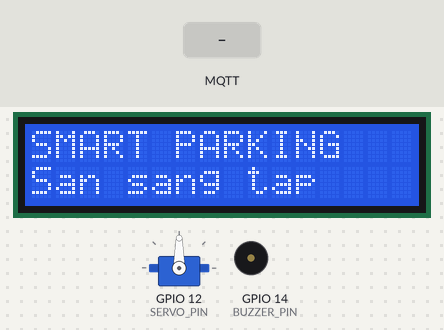
The sketch below on a simulated ESP8266 (NodeMCU). Shown: 16×2 character LCD, servo, buzzer (waves = sounding, pin HIGH). The inputs (shaded band) are chosen by the test bench. WiFi joins after 1.5 s; servers stay silent unless stated; no MQTT or app messages arrive unless stated; what the sketch prints to the serial monitor is not drawn.

Above: at 2.8 s.
2.9 s: MQTT message "1" arrives on the third subscribed topic
At 4.2 s:
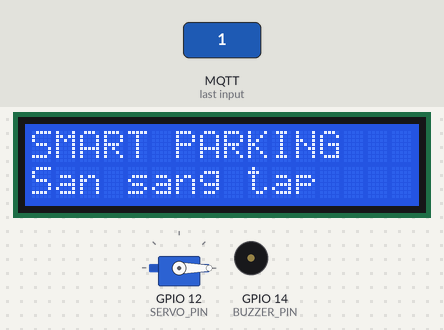
5.9 s: MQTT message "1" arrives on the second subscribed topic
At 6.5 s:
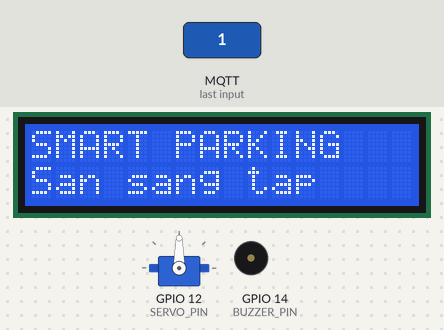
7.5 s: MQTT message "1" arrives on the first subscribed topic
At 7.8 s:
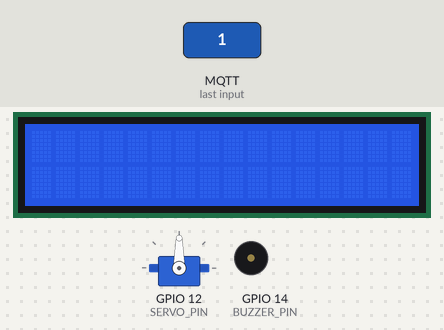
9.0 s: MQTT message "0" arrives on the second subscribed topic
At 10.1 s:
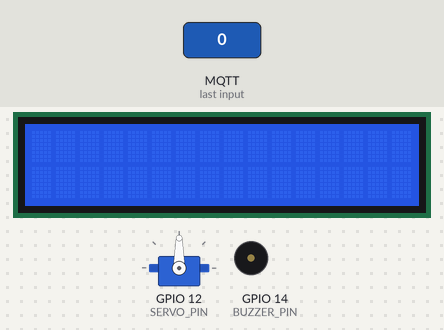
10.6 s: MQTT message "0" arrives on the third subscribed topic
At 11.2 s:
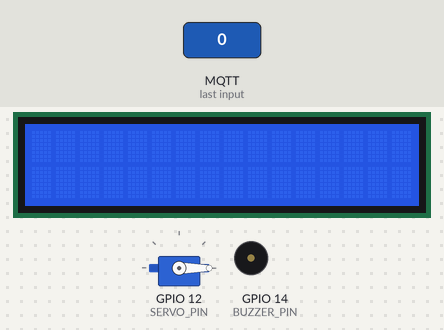
13.6 s: MQTT message "2" arrives on the third subscribed topic
At 16.2 s:
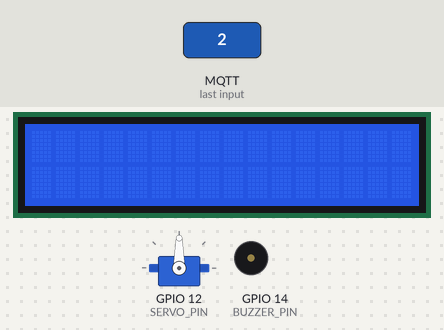
Timing chart, 0 to 17.6 s (numbered marks = the images above; inputs shaded):
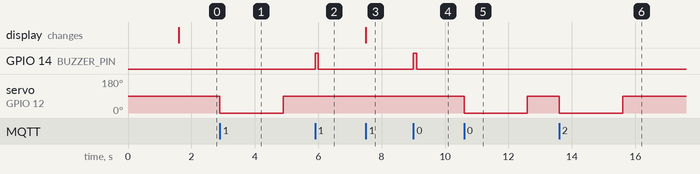

Measured:
- after the input at 2.9 s, servo on GPIO 12 (SERVO_PIN): 90° → 0° at once, → 90° 2.0 s later
- after the input at 5.9 s, GPIO 14 (BUZZER_PIN): LOW → HIGH at once, → LOW 0.10 s later
- after the input at 7.5 s, the display: changes at once (image 3)
- after the input at 9.0 s, GPIO 14 (BUZZER_PIN): LOW → HIGH at once, → LOW 0.10 s later
- after the input at 10.6 s, servo on GPIO 12 (SERVO_PIN): 90° → 0° at once, → 90° 2.0 s later
- after the input at 13.6 s, servo on GPIO 12 (SERVO_PIN): 90° → 0° at once, → 90° 2.0 s later

The sketch:

ESP8266_Main.ino
```cpp
#include <Wire.h>
#include <LiquidCrystal_I2C.h>
#include <ESP8266WiFi.h>
#include <PubSubClient.h>
#include <ArduinoJson.h>
#include <Servo.h>
#include <WiFiManager.h>

const char* WIFI_SSID     = "TrustHome Tang 6";
const char* WIFI_PASSWORD = "trusthome";
const char* MQTT_BROKER   = "192.168.1.31";
const uint16_t MQTT_PORT  = 1883;

const char* TOPIC_SHOW    = "smartparking/lcd/show";
const char* TOPIC_BUZZ    = "smartparking/buzzer/play";
const char* TOPIC_SERVO_OPEN = "smartparking/servo/open";
const char* TOPIC_SERVO_CLOSE = "smartparking/servo/close";
const char* TOPIC_SERVO_STATUS= "smartparking/servo/status";
WiFiClient    net;
PubSubClient  mqtt(net);
LiquidCrystal_I2C lcd(0x27, 16, 2);
const uint8_t BUZZER_PIN = 14;  // change if needed
const uint8_t SERVO_PIN = 12;
const uint8_t TRIG_PIN   = 5;
const uint8_t ECHO_PIN   = 13;
Servo servo;
bool opened = false;
bool closing_in_progress = false;

void printLCDReady() {
    lcd.clear();
    const char* l1 = "SMART PARKING";
    const char* l2 = "San sang tap";
    lcd.setCursor(0, 0); lcd.print(l1); Serial.println(l1);
    lcd.setCursor(0, 1); lcd.print(l2); Serial.println(l2);
}

float readDistance() {
  digitalWrite(TRIG_PIN, LOW); delayMicroseconds(3);
  digitalWrite(TRIG_PIN, HIGH); delayMicroseconds(10);
  digitalWrite(TRIG_PIN, LOW);
  unsigned long us = pulseIn(ECHO_PIN, HIGH); // timeout 30ms
  if (!us) return NAN;
  Serial.println((us * 0.0343f) / 2.0f);
  return (us * 0.0343f) / 2.0f; // cm
}

void waitCarPassAndClose() {
  float sum=0; int n=0;
  for (int i=0; i<5; i++){ float d=readDistance(); if(!isnan(d)){sum+=d; n++;} delay(50);}
  if (n==0) {
    Serial.println("cannot read");
    return;
  }
  float base = sum/n;
  float nearTh  = base - (base*0.35f);
  float clearTh = base - (base*0.15f);

  bool seenNear = false;
  unsigned long t0 = millis();
  while (millis() - t0 < 11000) {
    float d = readDistance();
    if (isnan(d)) { delay(60); continue; }
    if (!seenNear && d < nearTh) seenNear = true;
    if (seenNear && d > clearTh) break;
    delay(60);
  }
  servo.write(0);
  delay(2000);
  servo.write(90);

  opened = false;
  digitalWrite(BUZZER_PIN, HIGH); delay(80); digitalWrite(BUZZER_PIN, LOW);
  Serial.println("Servo closed");
  StaticJsonDocument<64> j; j["state"]="closed";
  char buf[64]; serializeJson(j, buf);
  mqtt.publish(TOPIC_SERVO_STATUS, buf);
}

void mqttCallback(char* topic, byte* payload, unsigned int len) {
  int close = 0;
  if (strcmp(topic, TOPIC_SHOW) == 0) {
    StaticJsonDocument<128> doc;
    if (deserializeJson(doc, payload, len)) return;
    const char* l1 = doc["line1"] | "";
    const char* l2 = doc["line2"] | "";
    lcd.clear();
    lcd.setCursor(0, 0); lcd.print(l1); Serial.println(l1);
    lcd.setCursor(0, 1); lcd.print(l2); Serial.println(l2);
  }
  else if (strcmp(topic, TOPIC_BUZZ) == 0) {
    digitalWrite(BUZZER_PIN, HIGH);
    delay(100);
    digitalWrite(BUZZER_PIN, LOW);
  }
  else if (strcmp(topic, TOPIC_SERVO_OPEN) == 0) {
    opened = true;
    servo.write(0);
    delay(2000);
    Serial.println("Servo open");
    servo.write(90);
  }
  else if (strcmp(topic, TOPIC_SERVO_CLOSE) == 0) {
    if (!opened) { Serial.println("Close ignored (not open)"); return; }
    if (closing_in_progress) { Serial.println("Close ignored (busy)"); return; }
    closing_in_progress = true;
    waitCarPassAndClose();
    closing_in_progress = false;
    printLCDReady();
  }
}

void connectMQTT() {
  while (!mqtt.connected()) {
    if (mqtt.connect("esp8266_lcd")) {
      mqtt.subscribe(TOPIC_SHOW);
      mqtt.subscribe(TOPIC_BUZZ);
      mqtt.subscribe(TOPIC_SERVO_OPEN);
      mqtt.subscribe(TOPIC_SERVO_CLOSE);

    } else {
      delay(2000);
    }
  }
}

void setup() {
  Wire.begin(2, 0);
  Serial.begin(115200);
  lcd.init();
  lcd.backlight();
  servo.attach(SERVO_PIN);
  pinMode(BUZZER_PIN, OUTPUT);
  digitalWrite(BUZZER_PIN, LOW);
  pinMode(TRIG_PIN, OUTPUT);
  pinMode(ECHO_PIN, INPUT);

  WiFiManager wfm;
  //wfm.setDebugOutput(false);
  wfm.resetSettings();
  WiFiManagerParameter custom_text_box("mqtt_broker_ip", "Enter MQTT Broker IP", "192.168.0.1", 50);
  wfm.addParameter(&custom_text_box);

  bool res = wfm.autoConnect("ESP8266", "23clc01hcmus");

  if (!res) {
    Serial.println("failed to connect and hit timeout");
    ESP.restart();
    delay(1000);
  }

  while (WiFi.status() != WL_CONNECTED) delay(250);

  //mqtt.setServer(MQTT_BROKER, MQTT_PORT);
  mqtt.setServer(custom_text_box.getValue(), MQTT_PORT);
  mqtt.setCallback(mqttCallback);

  printLCDReady();
  connectMQTT();
}

void loop() {
  if (!mqtt.connected()) connectMQTT();
  mqtt.loop();
}
```
